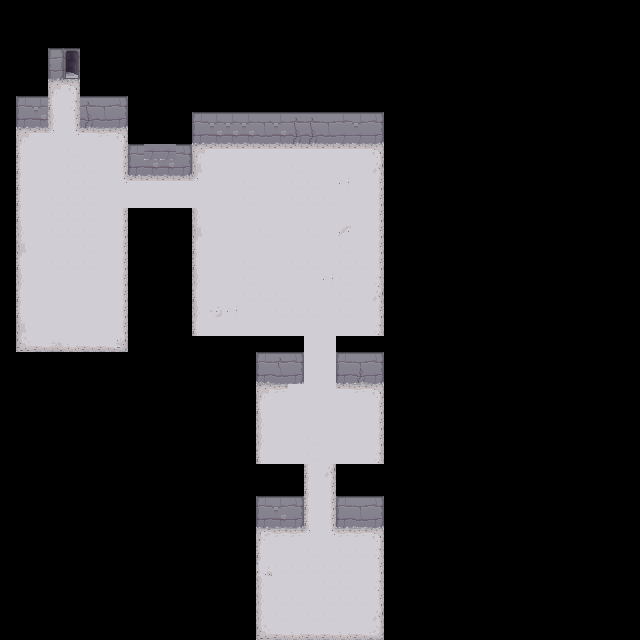

This game map was drawn from its Tiled (.tmx) file and the tilesets committed beside it. A one-line description and the trimmed map source follow:
An orthogonal 40x40 tile map with 16x16 px tiles, 1 tile layer (layout), 2 tilesets.

<map version="1.0" tiledversion="1.1.3" orientation="orthogonal" renderorder="right-down" width="40" height="40" tilewidth="16" tileheight="16" infinite="0" nextobjectid="1">
 <tileset firstgid="1" source="test_dungeon.tsx" />
 <tileset firstgid="1051" source="simple_dungeon_set.tsx" />
 <layer name="layout" width="40" height="40">
  <data>[1600 cells, 1600 non-empty, 59 distinct tile ids]</data>
 </layer>
</map>
